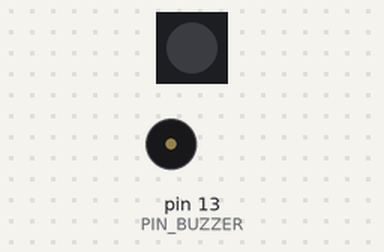
Bench run of a sketch on a simulated Arduino Uno, built with avr-gcc and run on an emulated ATmega328P. Parts: 1 RGB LEDs in strip order, left to right, buzzer (waves = sounding, pin HIGH). Dim RGB values are drawn brighter than linear.

Above: at 1.15 s.
At 2.35 s:
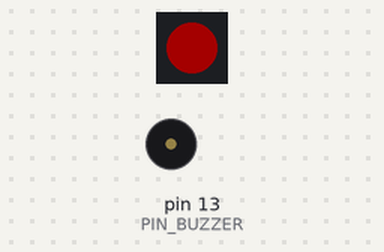
At 3.56 s:
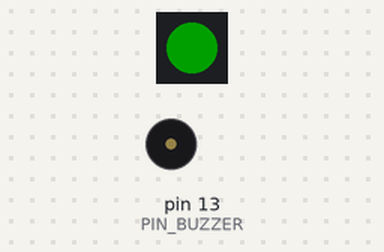
At 5.97 s:
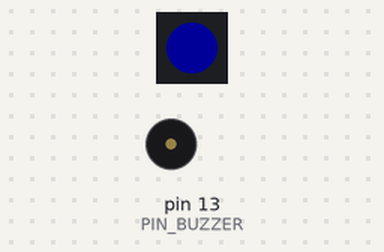
Timing chart, 0 to 7.2 s (numbered marks = the images above):
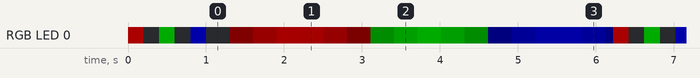

Measured:
- by itself, RGB LED 0: off → RGB(48, 0, 0) at 0.00 s, → off 0.20 s later, → RGB(0, 48, 0) 0.20 s later, → off 0.20 s later, … (149 changes in this stretch)
- by itself, everything shown: repeats every 6.2 s, in 23 steps

The sketch:

blinkLED.ino
```cpp
#include <Adafruit_NeoPixel.h>

#define PIN_LED     15
#define PIN_BUZZER  13

volatile int delaytime = 200;    // milliseconds

// create pixel object, 1 pixel connected at PIN_LED
Adafruit_NeoPixel pixel = Adafruit_NeoPixel(1, PIN_LED, NEO_GRB + NEO_KHZ800);

void setup() {
  // turn off buzzer
  pinMode(PIN_BUZZER, OUTPUT);
  digitalWrite(PIN_BUZZER, 0);

  // initialize LED
  pixel.begin();
  // lower brightess (default is 256)
  pixel.setBrightness(48);
  pixel.show();

}

void loop() {

  blink(255, 0, 0);  // blink red
  blink(0, 255, 0);  // blink green
  blink(0, 0, 255);  // blink blue

  fade(255, 0, 0);   // fade red
  fade(0, 255, 0);   // fade green
  fade(0, 0, 255);   // fade blue
}

void blink(byte r, byte g, byte b) {
  pixel.setPixelColor(0, pixel.Color(r, g, b));
  // every time you change the color
  // you must call pixel.show() to push it to the LED
  pixel.show();
  delay(delaytime);   // delay specified milliseconds

  pixel.setPixelColor(0, pixel.Color(0, 0, 0)); // turn off (set color to 0)
  pixel.show();
  delay(delaytime);
}

void fade(byte r, byte g, byte b) {
  // smoothly fade color from 0,0,0 to r,g,b
  for(int i=0;i<255;i++) {
    pixel.setPixelColor(0, pixel.Color(r*i/255, g*i/255, b*i/255));
    pixel.show();
    delay(3);
  }
  // fade back to 0,0,0
  for(int i=255;i>=0;i--) {
    pixel.setPixelColor(0, pixel.Color(r*i/255, g*i/255, b*i/255));
    pixel.show();
    delay(3);
  }
}
```
